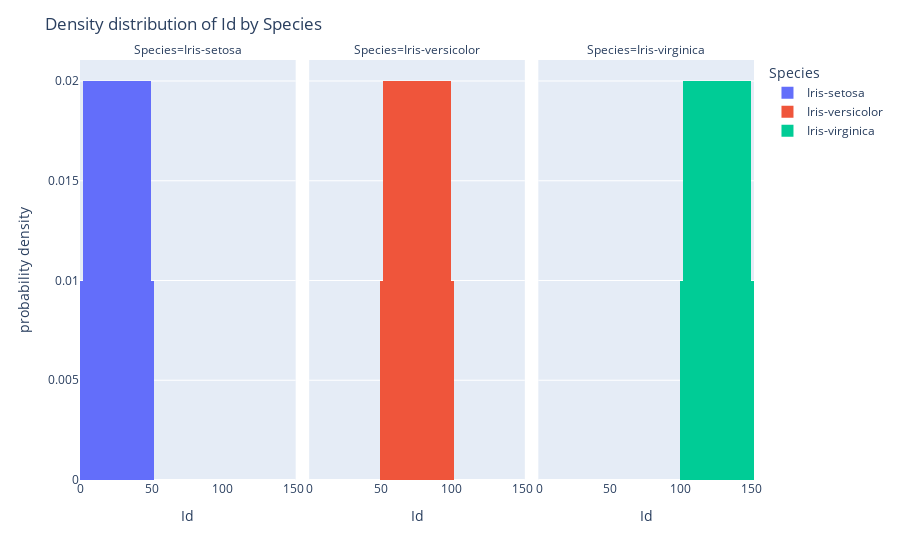
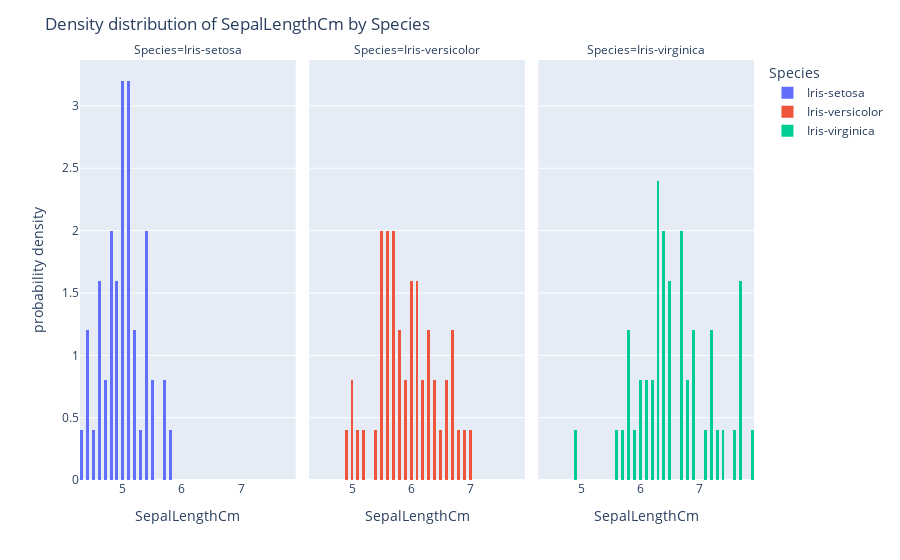
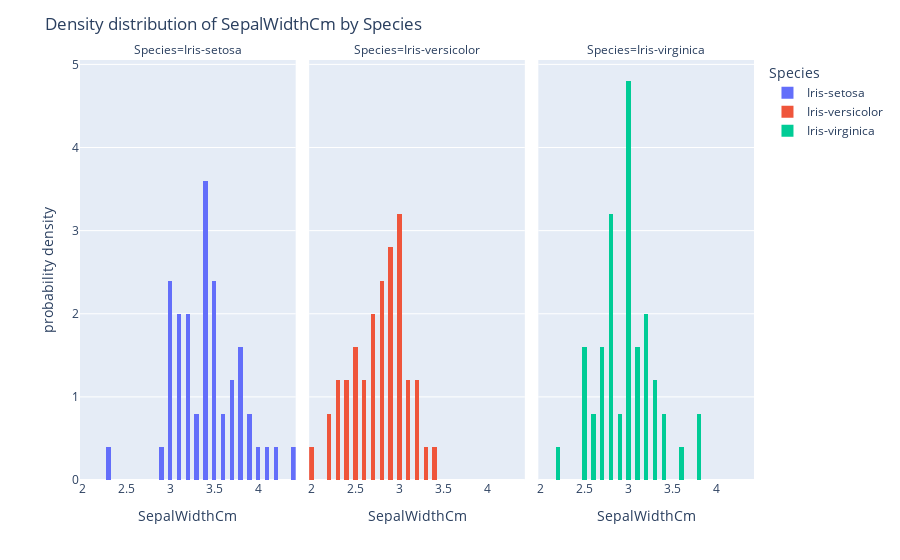
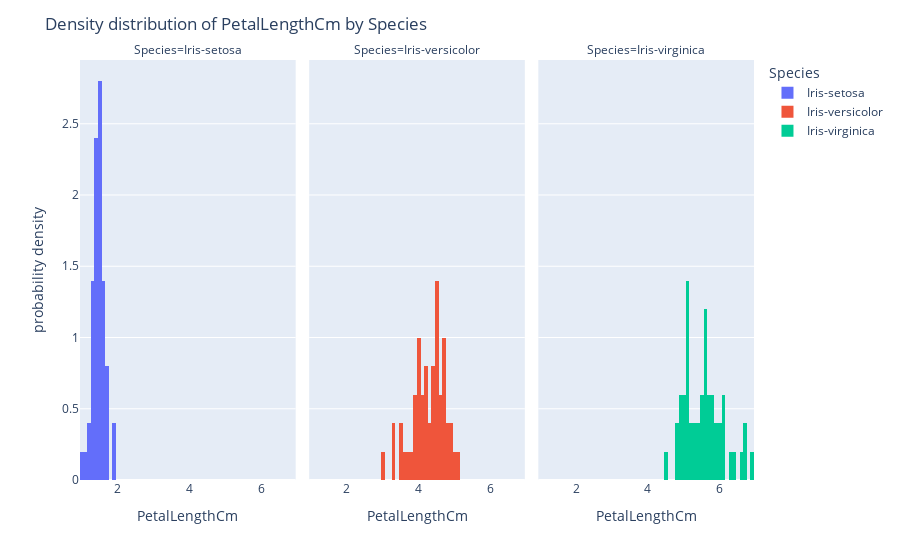

Source (notebook cell) for these figures, in order:
### Code cell
for i in range(4):
    fig = px.histogram(df, x=df.columns[i], color="Species", facet_col="Species", histnorm="probability density", nbins=100)
    fig.update_layout(title="Density distribution of "+df.columns[i]+" by Species")
    fig.show()

### Figure 1 — Plotly figure (JSON) as saved in the notebook; plotly's stock layout.template omitted (floating-point values rounded to 4 significant figures)
{"data": [{"alignmentgroup": "True", "bingroup": "x", "histnorm": "probability density", "hovertemplate": "Species=Iris-setosa<br>Id=%{x}<br>probability density=%{y}<extra></extra>", "legendgroup": "Iris-setosa", "marker": {"color": "#636efa", "pattern": {"shape": ""}}, "name": "Iris-setosa", "nbinsx": 100, "offsetgroup": "Iris-setosa", "orientation": "v", "showlegend": true, "type": "histogram", "x": [1, 2, 3, 4, 5, 6, 7, 8, 9, 10, 11, 12, 13, 14, 15, 16, 17, 18, 19, 20, 21, 22, 23, 24, 25, 26, 27, 28, 29, 30, 31, 32, 33, 34, 35, 36, 37, 38, 39, 40, 41, 42, 43, 44, 45, 46, 47, 48, 49, 50], "xaxis": "x", "yaxis": "y"}, {"alignmentgroup": "True", "bingroup": "x", "histnorm": "probability density", "hovertemplate": "Species=Iris-versicolor<br>Id=%{x}<br>probability density=%{y}<extra></extra>", "legendgroup": "Iris-versicolor", "marker": {"color": "#EF553B", "pattern": {"shape": ""}}, "name": "Iris-versicolor", "nbinsx": 100, "offsetgroup": "Iris-versicolor", "orientation": "v", "showlegend": true, "type": "histogram", "x": [51, 52, 53, 54, 55, 56, 57, 58, 59, 60, 61, 62, 63, 64, 65, 66, 67, 68, 69, 70, 71, 72, 73, 74, 75, 76, 77, 78, 79, 80, 81, 82, 83, 84, 85, 86, 87, 88, 89, 90, 91, 92, 93, 94, 95, 96, 97, 98, 99, 100], "xaxis": "x2", "yaxis": "y2"}, {"alignmentgroup": "True", "bingroup": "x", "histnorm": "probability density", "hovertemplate": "Species=Iris-virginica<br>Id=%{x}<br>probability density=%{y}<extra></extra>", "legendgroup": "Iris-virginica", "marker": {"color": "#00cc96", "pattern": {"shape": ""}}, "name": "Iris-virginica", "nbinsx": 100, "offsetgroup": "Iris-virginica", "orientation": "v", "showlegend": true, "type": "histogram", "x": [101, 102, 103, 104, 105, 106, 107, 108, 109, 110, 111, 112, 113, 114, 115, 116, 117, 118, 119, 120, 121, 122, 123, 124, 125, 126, 127, 128, 129, 130, 131, 132, 133, 134, 135, 136, 137, 138, 139, 140, 141, 142, 143, 144, 145, 146, 147, 148, 149, 150], "xaxis": "x3", "yaxis": "y3"}], "layout": {"annotations": [{"font": {}, "showarrow": false, "text": "Species=Iris-setosa", "x": 0.16, "xanchor": "center", "xref": "paper", "y": 1, "yanchor": "bottom", "yref": "paper"}, {"font": {}, "showarrow": false, "text": "Species=Iris-versicolor", "x": 0.5, "xanchor": "center", "xref": "paper", "y": 1, "yanchor": "bottom", "yref": "paper"}, {"font": {}, "showarrow": false, "text": "Species=Iris-virginica", "x": 0.84, "xanchor": "center", "xref": "paper", "y": 1, "yanchor": "bottom", "yref": "paper"}], "barmode": "relative", "legend": {"title": {"text": "Species"}, "tracegroupgap": 0}, "margin": {"t": 60}, "title": {"text": "Density distribution of Id by Species"}, "xaxis": {"anchor": "y", "domain": [0, 0.32], "title": {"text": "Id"}}, "xaxis2": {"anchor": "y2", "domain": [0.34, 0.66], "matches": "x", "title": {"text": "Id"}}, "xaxis3": {"anchor": "y3", "domain": [0.68, 1.0], "matches": "x", "title": {"text": "Id"}}, "yaxis": {"anchor": "x", "domain": [0, 1], "title": {"text": "probability density"}}, "yaxis2": {"anchor": "x2", "domain": [0, 1], "matches": "y", "showticklabels": false}, "yaxis3": {"anchor": "x3", "domain": [0, 1], "matches": "y", "showticklabels": false}}}

### Figure 2 — Plotly figure (JSON) as saved in the notebook; plotly's stock layout.template omitted (floating-point values rounded to 4 significant figures)
{"data": [{"alignmentgroup": "True", "bingroup": "x", "histnorm": "probability density", "hovertemplate": "Species=Iris-setosa<br>SepalLengthCm=%{x}<br>probability density=%{y}<extra></extra>", "legendgroup": "Iris-setosa", "marker": {"color": "#636efa", "pattern": {"shape": ""}}, "name": "Iris-setosa", "nbinsx": 100, "offsetgroup": "Iris-setosa", "orientation": "v", "showlegend": true, "type": "histogram", "x": [5.1, 4.9, 4.7, 4.6, 5, 5.4, 4.6, 5, 4.4, 4.9, 5.4, 4.8, 4.8, 4.3, 5.8, 5.7, 5.4, 5.1, 5.7, 5.1, 5.4, 5.1, 4.6, 5.1, 4.8, 5, 5, 5.2, 5.2, 4.7, 4.8, 5.4, 5.2, 5.5, 4.9, 5, 5.5, 4.9, 4.4, 5.1, 5, 4.5, 4.4, 5, 5.1, 4.8, 5.1, 4.6, 5.3, 5], "xaxis": "x", "yaxis": "y"}, {"alignmentgroup": "True", "bingroup": "x", "histnorm": "probability density", "hovertemplate": "Species=Iris-versicolor<br>SepalLengthCm=%{x}<br>probability density=%{y}<extra></extra>", "legendgroup": "Iris-versicolor", "marker": {"color": "#EF553B", "pattern": {"shape": ""}}, "name": "Iris-versicolor", "nbinsx": 100, "offsetgroup": "Iris-versicolor", "orientation": "v", "showlegend": true, "type": "histogram", "x": [7, 6.4, 6.9, 5.5, 6.5, 5.7, 6.3, 4.9, 6.6, 5.2, 5, 5.9, 6, 6.1, 5.6, 6.7, 5.6, 5.8, 6.2, 5.6, 5.9, 6.1, 6.3, 6.1, 6.4, 6.6, 6.8, 6.7, 6, 5.7, 5.5, 5.5, 5.8, 6, 5.4, 6, 6.7, 6.3, 5.6, 5.5, 5.5, 6.1, 5.8, 5, 5.6, 5.7, 5.7, 6.2, 5.1, 5.7], "xaxis": "x2", "yaxis": "y2"}, {"alignmentgroup": "True", "bingroup": "x", "histnorm": "probability density", "hovertemplate": "Species=Iris-virginica<br>SepalLengthCm=%{x}<br>probability density=%{y}<extra></extra>", "legendgroup": "Iris-virginica", "marker": {"color": "#00cc96", "pattern": {"shape": ""}}, "name": "Iris-virginica", "nbinsx": 100, "offsetgroup": "Iris-virginica", "orientation": "v", "showlegend": true, "type": "histogram", "x": [6.3, 5.8, 7.1, 6.3, 6.5, 7.6, 4.9, 7.3, 6.7, 7.2, 6.5, 6.4, 6.8, 5.7, 5.8, 6.4, 6.5, 7.7, 7.7, 6, 6.9, 5.6, 7.7, 6.3, 6.7, 7.2, 6.2, 6.1, 6.4, 7.2, 7.4, 7.9, 6.4, 6.3, 6.1, 7.7, 6.3, 6.4, 6, 6.9, 6.7, 6.9, 5.8, 6.8, 6.7, 6.7, 6.3, 6.5, 6.2, 5.9], "xaxis": "x3", "yaxis": "y3"}], "layout": {"annotations": [{"font": {}, "showarrow": false, "text": "Species=Iris-setosa", "x": 0.16, "xanchor": "center", "xref": "paper", "y": 1, "yanchor": "bottom", "yref": "paper"}, {"font": {}, "showarrow": false, "text": "Species=Iris-versicolor", "x": 0.5, "xanchor": "center", "xref": "paper", "y": 1, "yanchor": "bottom", "yref": "paper"}, {"font": {}, "showarrow": false, "text": "Species=Iris-virginica", "x": 0.84, "xanchor": "center", "xref": "paper", "y": 1, "yanchor": "bottom", "yref": "paper"}], "barmode": "relative", "legend": {"title": {"text": "Species"}, "tracegroupgap": 0}, "margin": {"t": 60}, "title": {"text": "Density distribution of SepalLengthCm by Species"}, "xaxis": {"anchor": "y", "domain": [0, 0.32], "title": {"text": "SepalLengthCm"}}, "xaxis2": {"anchor": "y2", "domain": [0.34, 0.66], "matches": "x", "title": {"text": "SepalLengthCm"}}, "xaxis3": {"anchor": "y3", "domain": [0.68, 1.0], "matches": "x", "title": {"text": "SepalLengthCm"}}, "yaxis": {"anchor": "x", "domain": [0, 1], "title": {"text": "probability density"}}, "yaxis2": {"anchor": "x2", "domain": [0, 1], "matches": "y", "showticklabels": false}, "yaxis3": {"anchor": "x3", "domain": [0, 1], "matches": "y", "showticklabels": false}}}

### Figure 3 — Plotly figure (JSON) as saved in the notebook; plotly's stock layout.template omitted (floating-point values rounded to 4 significant figures)
{"data": [{"alignmentgroup": "True", "bingroup": "x", "histnorm": "probability density", "hovertemplate": "Species=Iris-setosa<br>SepalWidthCm=%{x}<br>probability density=%{y}<extra></extra>", "legendgroup": "Iris-setosa", "marker": {"color": "#636efa", "pattern": {"shape": ""}}, "name": "Iris-setosa", "nbinsx": 100, "offsetgroup": "Iris-setosa", "orientation": "v", "showlegend": true, "type": "histogram", "x": [3.5, 3, 3.2, 3.1, 3.6, 3.9, 3.4, 3.4, 2.9, 3.1, 3.7, 3.4, 3, 3, 4, 4.4, 3.9, 3.5, 3.8, 3.8, 3.4, 3.7, 3.6, 3.3, 3.4, 3, 3.4, 3.5, 3.4, 3.2, 3.1, 3.4, 4.1, 4.2, 3.1, 3.2, 3.5, 3.1, 3, 3.4, 3.5, 2.3, 3.2, 3.5, 3.8, 3, 3.8, 3.2, 3.7, 3.3], "xaxis": "x", "yaxis": "y"}, {"alignmentgroup": "True", "bingroup": "x", "histnorm": "probability density", "hovertemplate": "Species=Iris-versicolor<br>SepalWidthCm=%{x}<br>probability density=%{y}<extra></extra>", "legendgroup": "Iris-versicolor", "marker": {"color": "#EF553B", "pattern": {"shape": ""}}, "name": "Iris-versicolor", "nbinsx": 100, "offsetgroup": "Iris-versicolor", "orientation": "v", "showlegend": true, "type": "histogram", "x": [3.2, 3.2, 3.1, 2.3, 2.8, 2.8, 3.3, 2.4, 2.9, 2.7, 2, 3, 2.2, 2.9, 2.9, 3.1, 3, 2.7, 2.2, 2.5, 3.2, 2.8, 2.5, 2.8, 2.9, 3, 2.8, 3, 2.9, 2.6, 2.4, 2.4, 2.7, 2.7, 3, 3.4, 3.1, 2.3, 3, 2.5, 2.6, 3, 2.6, 2.3, 2.7, 3, 2.9, 2.9, 2.5, 2.8], "xaxis": "x2", "yaxis": "y2"}, {"alignmentgroup": "True", "bingroup": "x", "histnorm": "probability density", "hovertemplate": "Species=Iris-virginica<br>SepalWidthCm=%{x}<br>probability density=%{y}<extra></extra>", "legendgroup": "Iris-virginica", "marker": {"color": "#00cc96", "pattern": {"shape": ""}}, "name": "Iris-virginica", "nbinsx": 100, "offsetgroup": "Iris-virginica", "orientation": "v", "showlegend": true, "type": "histogram", "x": [3.3, 2.7, 3, 2.9, 3, 3, 2.5, 2.9, 2.5, 3.6, 3.2, 2.7, 3, 2.5, 2.8, 3.2, 3, 3.8, 2.6, 2.2, 3.2, 2.8, 2.8, 2.7, 3.3, 3.2, 2.8, 3, 2.8, 3, 2.8, 3.8, 2.8, 2.8, 2.6, 3, 3.4, 3.1, 3, 3.1, 3.1, 3.1, 2.7, 3.2, 3.3, 3, 2.5, 3, 3.4, 3], "xaxis": "x3", "yaxis": "y3"}], "layout": {"annotations": [{"font": {}, "showarrow": false, "text": "Species=Iris-setosa", "x": 0.16, "xanchor": "center", "xref": "paper", "y": 1, "yanchor": "bottom", "yref": "paper"}, {"font": {}, "showarrow": false, "text": "Species=Iris-versicolor", "x": 0.5, "xanchor": "center", "xref": "paper", "y": 1, "yanchor": "bottom", "yref": "paper"}, {"font": {}, "showarrow": false, "text": "Species=Iris-virginica", "x": 0.84, "xanchor": "center", "xref": "paper", "y": 1, "yanchor": "bottom", "yref": "paper"}], "barmode": "relative", "legend": {"title": {"text": "Species"}, "tracegroupgap": 0}, "margin": {"t": 60}, "title": {"text": "Density distribution of SepalWidthCm by Species"}, "xaxis": {"anchor": "y", "domain": [0, 0.32], "title": {"text": "SepalWidthCm"}}, "xaxis2": {"anchor": "y2", "domain": [0.34, 0.66], "matches": "x", "title": {"text": "SepalWidthCm"}}, "xaxis3": {"anchor": "y3", "domain": [0.68, 1.0], "matches": "x", "title": {"text": "SepalWidthCm"}}, "yaxis": {"anchor": "x", "domain": [0, 1], "title": {"text": "probability density"}}, "yaxis2": {"anchor": "x2", "domain": [0, 1], "matches": "y", "showticklabels": false}, "yaxis3": {"anchor": "x3", "domain": [0, 1], "matches": "y", "showticklabels": false}}}

### Figure 4 — Plotly figure (JSON) as saved in the notebook; plotly's stock layout.template omitted (floating-point values rounded to 4 significant figures)
{"data": [{"alignmentgroup": "True", "bingroup": "x", "histnorm": "probability density", "hovertemplate": "Species=Iris-setosa<br>PetalLengthCm=%{x}<br>probability density=%{y}<extra></extra>", "legendgroup": "Iris-setosa", "marker": {"color": "#636efa", "pattern": {"shape": ""}}, "name": "Iris-setosa", "nbinsx": 100, "offsetgroup": "Iris-setosa", "orientation": "v", "showlegend": true, "type": "histogram", "x": [1.4, 1.4, 1.3, 1.5, 1.4, 1.7, 1.4, 1.5, 1.4, 1.5, 1.5, 1.6, 1.4, 1.1, 1.2, 1.5, 1.3, 1.4, 1.7, 1.5, 1.7, 1.5, 1, 1.7, 1.9, 1.6, 1.6, 1.5, 1.4, 1.6, 1.6, 1.5, 1.5, 1.4, 1.5, 1.2, 1.3, 1.5, 1.3, 1.5, 1.3, 1.3, 1.3, 1.6, 1.9, 1.4, 1.6, 1.4, 1.5, 1.4], "xaxis": "x", "yaxis": "y"}, {"alignmentgroup": "True", "bingroup": "x", "histnorm": "probability density", "hovertemplate": "Species=Iris-versicolor<br>PetalLengthCm=%{x}<br>probability density=%{y}<extra></extra>", "legendgroup": "Iris-versicolor", "marker": {"color": "#EF553B", "pattern": {"shape": ""}}, "name": "Iris-versicolor", "nbinsx": 100, "offsetgroup": "Iris-versicolor", "orientation": "v", "showlegend": true, "type": "histogram", "x": [4.7, 4.5, 4.9, 4, 4.6, 4.5, 4.7, 3.3, 4.6, 3.9, 3.5, 4.2, 4, 4.7, 3.6, 4.4, 4.5, 4.1, 4.5, 3.9, 4.8, 4, 4.9, 4.7, 4.3, 4.4, 4.8, 5, 4.5, 3.5, 3.8, 3.7, 3.9, 5.1, 4.5, 4.5, 4.7, 4.4, 4.1, 4, 4.4, 4.6, 4, 3.3, 4.2, 4.2, 4.2, 4.3, 3, 4.1], "xaxis": "x2", "yaxis": "y2"}, {"alignmentgroup": "True", "bingroup": "x", "histnorm": "probability density", "hovertemplate": "Species=Iris-virginica<br>PetalLengthCm=%{x}<br>probability density=%{y}<extra></extra>", "legendgroup": "Iris-virginica", "marker": {"color": "#00cc96", "pattern": {"shape": ""}}, "name": "Iris-virginica", "nbinsx": 100, "offsetgroup": "Iris-virginica", "orientation": "v", "showlegend": true, "type": "histogram", "x": [6, 5.1, 5.9, 5.6, 5.8, 6.6, 4.5, 6.3, 5.8, 6.1, 5.1, 5.3, 5.5, 5, 5.1, 5.3, 5.5, 6.7, 6.9, 5, 5.7, 4.9, 6.7, 4.9, 5.7, 6, 4.8, 4.9, 5.6, 5.8, 6.1, 6.4, 5.6, 5.1, 5.6, 6.1, 5.6, 5.5, 4.8, 5.4, 5.6, 5.1, 5.1, 5.9, 5.7, 5.2, 5, 5.2, 5.4, 5.1], "xaxis": "x3", "yaxis": "y3"}], "layout": {"annotations": [{"font": {}, "showarrow": false, "text": "Species=Iris-setosa", "x": 0.16, "xanchor": "center", "xref": "paper", "y": 1, "yanchor": "bottom", "yref": "paper"}, {"font": {}, "showarrow": false, "text": "Species=Iris-versicolor", "x": 0.5, "xanchor": "center", "xref": "paper", "y": 1, "yanchor": "bottom", "yref": "paper"}, {"font": {}, "showarrow": false, "text": "Species=Iris-virginica", "x": 0.84, "xanchor": "center", "xref": "paper", "y": 1, "yanchor": "bottom", "yref": "paper"}], "barmode": "relative", "legend": {"title": {"text": "Species"}, "tracegroupgap": 0}, "margin": {"t": 60}, "title": {"text": "Density distribution of PetalLengthCm by Species"}, "xaxis": {"anchor": "y", "domain": [0, 0.32], "title": {"text": "PetalLengthCm"}}, "xaxis2": {"anchor": "y2", "domain": [0.34, 0.66], "matches": "x", "title": {"text": "PetalLengthCm"}}, "xaxis3": {"anchor": "y3", "domain": [0.68, 1.0], "matches": "x", "title": {"text": "PetalLengthCm"}}, "yaxis": {"anchor": "x", "domain": [0, 1], "title": {"text": "probability density"}}, "yaxis2": {"anchor": "x2", "domain": [0, 1], "matches": "y", "showticklabels": false}, "yaxis3": {"anchor": "x3", "domain": [0, 1], "matches": "y", "showticklabels": false}}}
